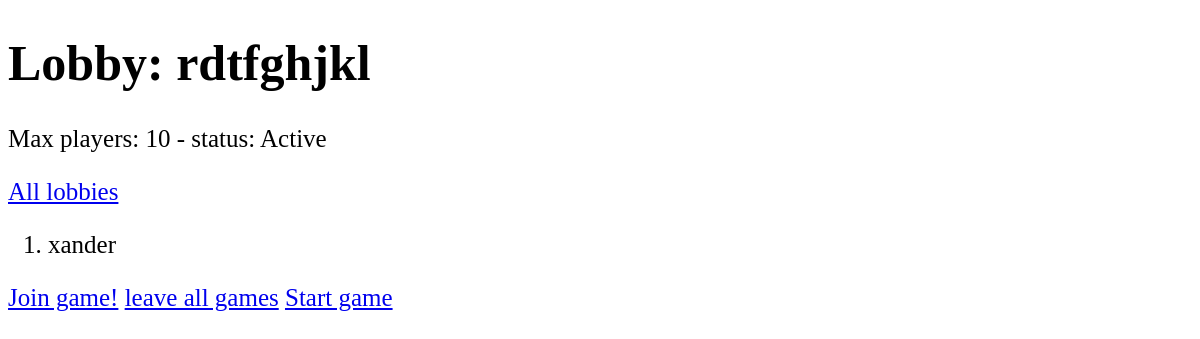
/lobby/50/, run on an earlier commit of the app's database.
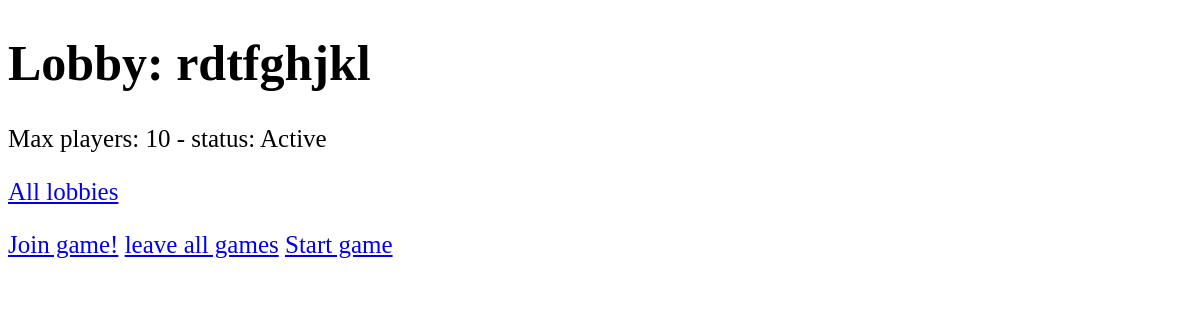
And on a later commit of the database.
### lobby/models.py (models this page shows)
class Participant(models.Model):
    lobbyId = models.ForeignKey(Lobby, on_delete=models.CASCADE, related_name='participants')
    userId = models.ForeignKey(User, on_delete=models.CASCADE)
    role = models.IntegerField(choices=GAME_ROLES)
    vote_count = models.IntegerField()
    voted = models.BooleanField(default=False)
    killed = models.IntegerField(default=0)
    rescued = models.IntegerField(default=0)

### lobby/views.py (the view)
# urls.py: path('lobby/<int:id>/', LobbyView.as_view(), name='lobby'),
class LobbyView(View):
    def get(self, request, id):
        try:
            lobby = Lobby.objects.get(lobbyid=id)
        except Lobby.DoesNotExist:
            return redirect('/lobby/')
        return render(request, 'lobby/lobby.html', {'lobby': lobby})

### templates/lobby/lobby.html (shortened to what this page needs)
<!DOCTYPE html>
<html lang="en">
<head>
</head>
<body>
<h1>Lobby: {{ lobby.lobby_name }}</h1>
<p>Max players: {{ lobby.max_players }} - status: {{ lobby.get_game_status_display }}</p>
<a href="/lobby/">All lobbies</a>
<ol>
    {% for p in lobby.participants.all %}
        <li>{{ p.userId.username }}</li>
    {% endfor %}
</ol>
<a href="/lobby/{{ lobby.lobbyid }}/join/">Join game!</a>
<a href="/lobby/{{ lobby.lobbyid }}/leave/">leave all games</a>
<a href="/lobby/{{ lobby.lobbyid }}/gamestart/">Start game</a>
</body>
</html>

What changed in the data, as far as the page shows it:
removed Participant: userId.username "xander"
